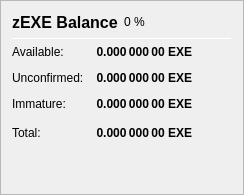
                   <widget class="QFrame" name="frame_ZerocoinBalances">
                    <property name="frameShape">
                     <enum>QFrame::StyledPanel</enum>
                    </property>
                    <property name="frameShadow">
                     <enum>QFrame::Raised</enum>
                    </property>
                    <layout class="QVBoxLayout" name="verticalLayout_7">
                     <item>
                      <layout class="QHBoxLayout" name="horizontalLayout_8" stretch="0,0,0">
                       <item>
                        <widget class="QLabel" name="label_5z_3">
                         <property name="minimumSize">
                          <size>
                           <width>0</width>
                           <height>20</height>
                          </size>
                         </property>
                         <property name="font">
                          <font>
                           <pointsize>12</pointsize>
                           <weight>75</weight>
                           <bold>true</bold>
                          </font>
                         </property>
                         <property name="text">
                          <string>zEXE Balance</string>
                         </property>
                        </widget>
                       </item>
                       <item>
                        <widget class="QLabel" name="labelzEXEPercent">
                         <property name="text">
                          <string notr="true">0 %</string>
                         </property>
                        </widget>
                       </item>
                       <item>
                        <spacer name="horizontalSpacer_11">
                         <property name="orientation">
                          <enum>Qt::Horizontal</enum>
                         </property>
                         <property name="sizeHint" stdset="0">
                          <size>
                           <width>40</width>
                           <height>20</height>
                          </size>
                         </property>
                        </spacer>
                       </item>
                      </layout>
                     </item>
                     <item>
                      <widget class="Line" name="line_ZerocoinBalance">
                       <property name="minimumSize">
                        <size>
                         <width>0</width>
                         <height>1</height>
                        </size>
                       </property>
                       <property name="maximumSize">
                        <size>
                         <width>16777215</width>
                         <height>1</height>
                        </size>
                       </property>
                       <property name="orientation">
                        <enum>Qt::Horizontal</enum>
                       </property>
                      </widget>
                     </item>
                     <item>
                      <layout class="QGridLayout" name="gridLayout_5">
                       <property name="spacing">
                        <number>12</number>
                       </property>
                       <item row="1" column="0">
                        <widget class="QLabel" name="labelzBalanceMatureText">
                         <property name="toolTip">
                          <string>Mature: more than 20 confirmation and more than 1 mint of the same denomination after it was minted.
These zEXE are spendable.</string>
                         </property>
                         <property name="text">
                          <string>Available:</string>
                         </property>
                        </widget>
                       </item>
                       <item row="1" column="1">
                        <widget class="QLabel" name="labelzBalanceMature">
                         <property name="font">
                          <font>
                           <weight>75</weight>
                           <bold>true</bold>
                          </font>
                         </property>
                         <property name="toolTip">
                          <string>Mature: more than 20 confirmation and more than 1 mint of the same denomination after it was minted.
These zEXE are spendable.</string>
                         </property>
                         <property name="text">
                          <string notr="true">0.000 000 00 EXE</string>
                         </property>
                         <property name="alignment">
                          <set>Qt::AlignRight|Qt::AlignTrailing|Qt::AlignVCenter</set>
                         </property>
                        </widget>
                       </item>
                       <item row="2" column="0">
                        <widget class="QLabel" name="labelzBalanceUnconfirmedText">
                         <property name="toolTip">
                          <string>Unconfirmed: less than 20 confirmations
Immature: confirmed, but less than 1 mint of the same denomination after it was minted</string>
                         </property>
                         <property name="text">
                          <string>Unconfirmed:</string>
                         </property>
                        </widget>
                       </item>
                       <item row="2" column="1">
                        <widget class="QLabel" name="labelzBalanceUnconfirmed">
                         <property name="font">
                          <font>
                           <weight>75</weight>
                           <bold>true</bold>
                          </font>
                         </property>
                         <property name="toolTip">
                          <string>Unconfirmed: less than 20 confirmations
Immature: confirmed, but less than 1 mint of the same denomination after it was minted</string>
                         </property>
                         <property name="text">
                          <string notr="true">0.000 000 00 EXE</string>
                         </property>
                         <property name="alignment">
                          <set>Qt::AlignRight|Qt::AlignTrailing|Qt::AlignVCenter</set>
                         </property>
                        </widget>
                       </item>
                       <item row="3" column="0">
                        <widget class="QLabel" name="labelzBalanceImmatureText">
                         <property name="toolTip">
                          <string>Unconfirmed: less than 20 confirmations
Immature: confirmed, but less than 1 mint of the same denomination after it was minted</string>
                         </property>
                         <property name="text">
                          <string>Immature:</string>
                         </property>
                        </widget>
                       </item>
                       <item row="3" column="1">
                        <widget class="QLabel" name="labelzBalanceImmature">
                         <property name="font">
                          <font>
                           <weight>75</weight>
                           <bold>true</bold>
                          </font>
                         </property>
                         <property name="toolTip">
                          <string>Unconfirmed: less than 20 confirmations
Immature: confirmed, but less than 1 mint of the same denomination after it was minted</string>
                         </property>
                         <property name="text">
                          <string notr="true">0.000 000 00 EXE</string>
                         </property>
                         <property name="alignment">
                          <set>Qt::AlignRight|Qt::AlignTrailing|Qt::AlignVCenter</set>
                         </property>
                        </widget>
                       </item>
                       <item row="4" column="0">
                        <widget class="QLabel" name="labelzBalanceText">
                         <property name="toolTip">
                          <string>Your current zEXE balance, unconfirmed and immature zEXE included.</string>
                         </property>
                         <property name="text">
                          <string>Total:</string>
                         </property>
                        </widget>
                       </item>
                       <item row="4" column="1">
                        <widget class="QLabel" name="labelzBalance">
                         <property name="font">
                          <font>
                           <weight>75</weight>
                           <bold>true</bold>
                          </font>
                         </property>
                         <property name="cursor">
                          <cursorShape>IBeamCursor</cursorShape>
                         </property>
                         <property name="toolTip">
                          <string>Your current zEXE balance, unconfirmed and immature zEXE included.</string>
                         </property>
                         <property name="text">
                          <string notr="true">0.000 000 00 EXE</string>
                         </property>
                         <property name="alignment">
                          <set>Qt::AlignRight|Qt::AlignTrailing|Qt::AlignVCenter</set>
                         </property>
                         <property name="textInteractionFlags">
                          <set>Qt::LinksAccessibleByMouse|Qt::TextSelectableByKeyboard|Qt::TextSelectableByMouse</set>
                         </property>
                        </widget>
                       </item>
                       <item row="4" column="2">
                        <spacer name="horizontalSpacer_4">
                         <property name="orientation">
                          <enum>Qt::Horizontal</enum>
                         </property>
                         <property name="sizeHint" stdset="0">
                          <size>
                           <width>40</width>
                           <height>20</height>
                          </size>
                         </property>
                        </spacer>
                       </item>
                      </layout>
                     </item>
                     <item>
                      <spacer name="verticalSpacer_4">
                       <property name="orientation">
                        <enum>Qt::Vertical</enum>
                       </property>
                       <property name="sizeHint" stdset="0">
                        <size>
                         <width>20</width>
                         <height>40</height>
                        </size>
                       </property>
                      </spacer>
                     </item>
                    </layout>
                   </widget>
